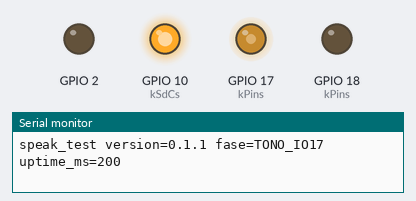
Bench run of a program on a simulated ESP32-S3. Shown: output pins drawn as LEDs (lit = HIGH), the last lines printed to the serial monitor. Pins used as bus, display or sensor lines are not drawn.

Above: at 0.3 s.
At 10.3 s:
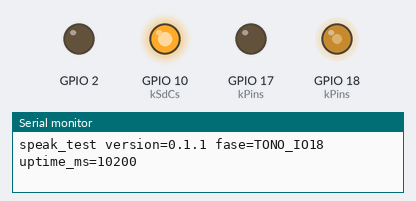
At 20.3 s:
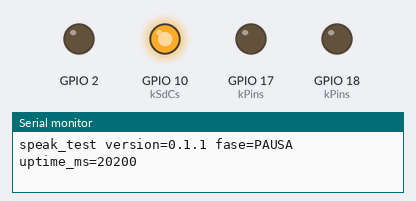
Timing chart, 0 to 21.8 s (numbered marks = the images above):
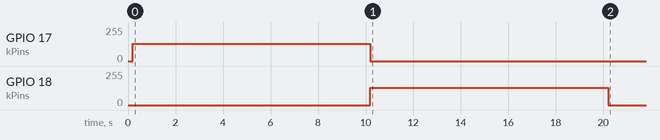

The program:

main.cpp
```cpp
// Prova U1 / P6 "Speak" 0.1.1 — Cruscotto C3+AI (D-026, D-028).
// Tono 200 Hz per 10 s su IO17, poi su IO18, poi pausa: si misura P6 in V~.
#include <Arduino.h>

#include "board_8048s050.h"

namespace {
constexpr char kVersion[] = "0.1.1";
constexpr int kSdCs = 10;           // MicroSD esclusa (fonte comunitaria)
constexpr int kChannel = 0;
constexpr uint32_t kToneHz = 200;  // 0.1.1: entro la banda V~ di un tester comune
constexpr uint32_t kPhaseMs = 10000;
constexpr int kPins[] = {17, 18};

void idle(int pin) {
  pinMode(pin, OUTPUT);
  digitalWrite(pin, LOW);
}

void phase(const char* name, int pin) {
  Serial.printf("speak_test version=%s fase=%s uptime_ms=%lu\n", kVersion, name, millis());
  if (pin >= 0) {
    ledcSetup(kChannel, kToneHz, 8);
    ledcAttachPin(pin, kChannel);
    ledcWrite(kChannel, 128);  // onda quadra 50%
  }
  delay(kPhaseMs);
  if (pin >= 0) {
    ledcWrite(kChannel, 0);
    ledcDetachPin(pin);
    idle(pin);
  }
}
}  // namespace

void setup() {
  Serial.begin(115200);
  delay(200);
  pinMode(board::kBacklight, OUTPUT);
  digitalWrite(board::kBacklight, LOW);
  pinMode(kSdCs, OUTPUT);
  digitalWrite(kSdCs, HIGH);
  for (int pin : kPins) idle(pin);
}

void loop() {
  phase("TONO_IO17", 17);
  phase("TONO_IO18", 18);
  phase("PAUSA", -1);
}
```

Measured:
- by itself, GPIO 17 (kPins): 0/255 → 128/255 at 0.20 s, → 0/255 10.0 s later
- by itself, GPIO 18 (kPins): 0/255 → 128/255 at 10.2 s, → 0/255 10.0 s later
